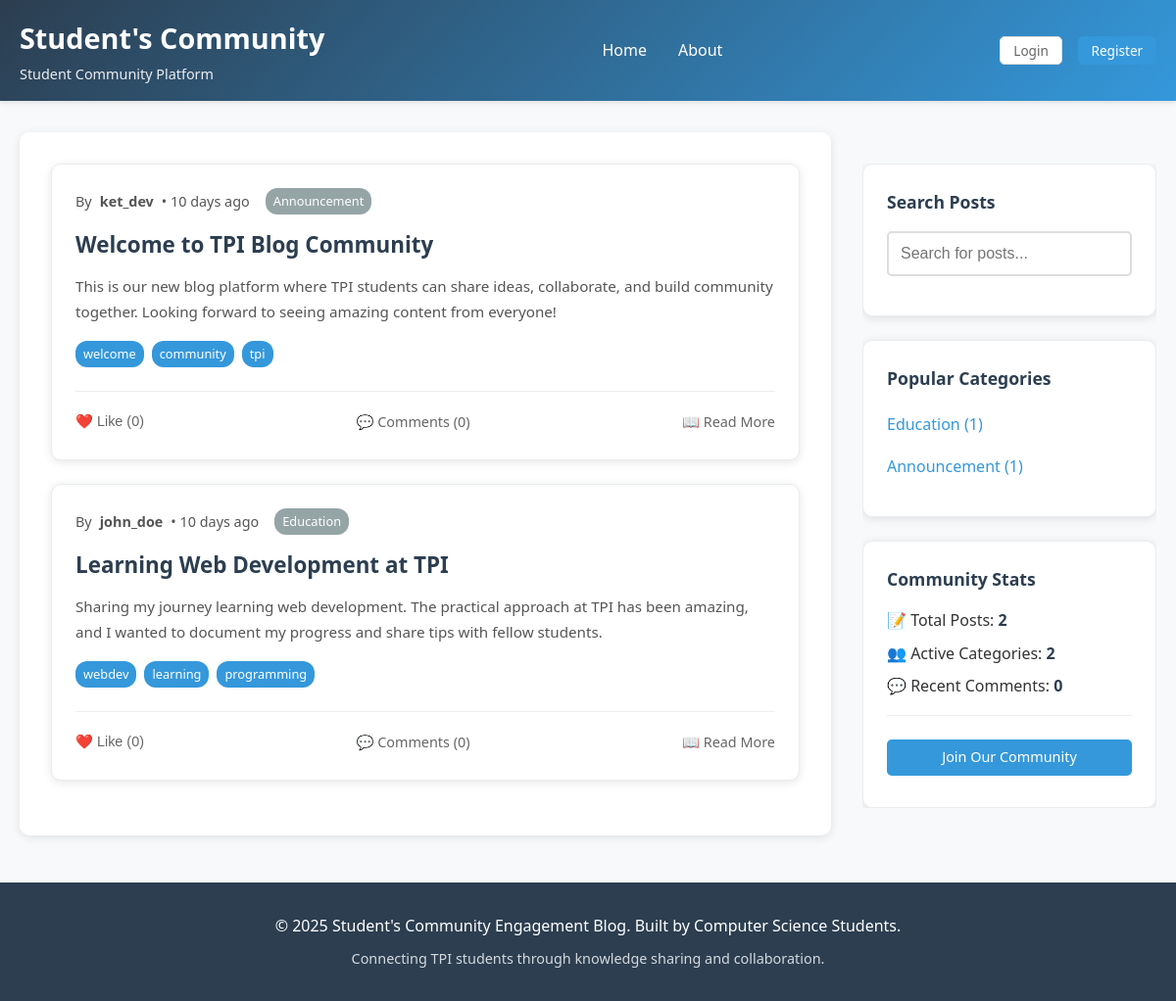
The app's page /, older data.
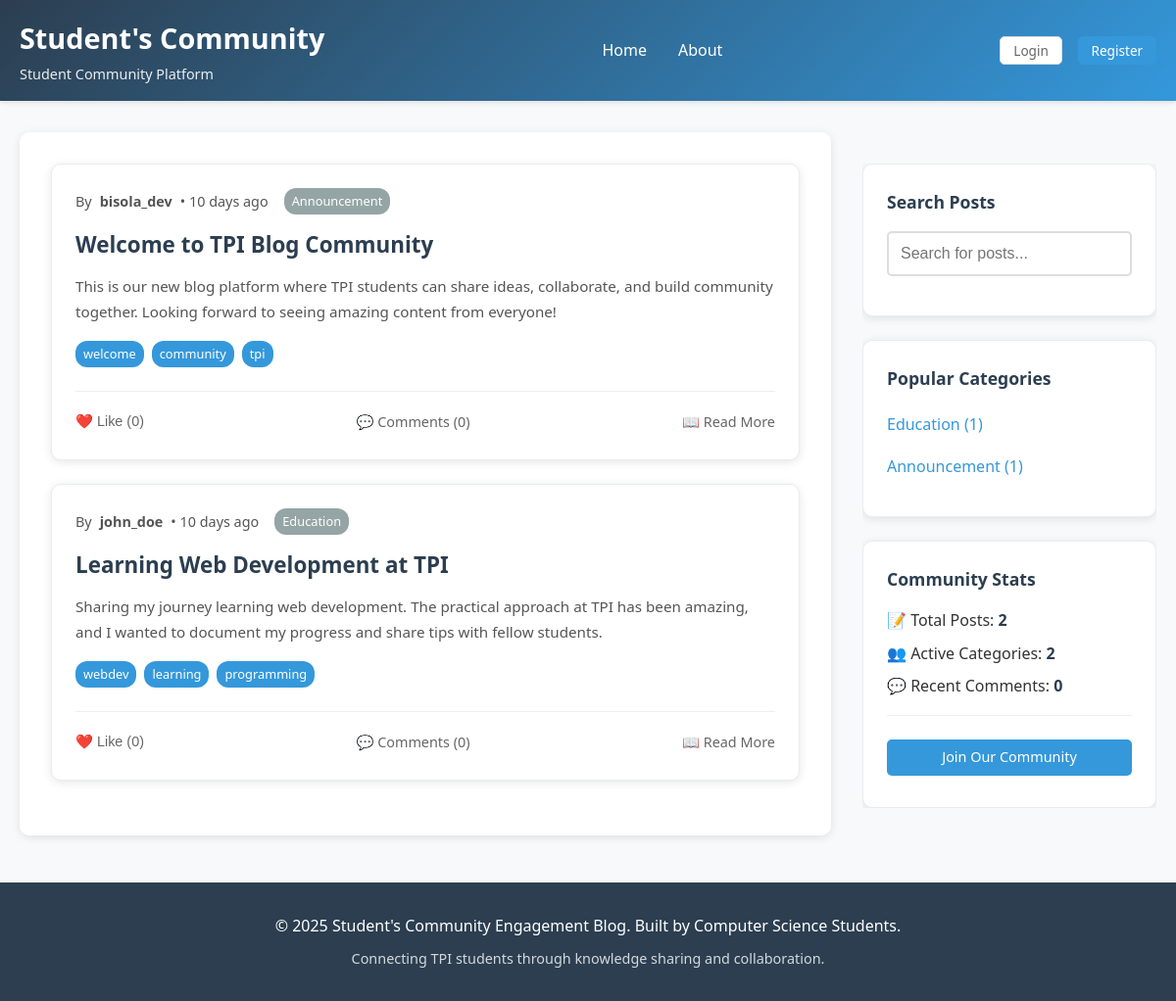
The same page, newer data.
### tables this page shows
CREATE TABLE posts (
    id INT AUTO_INCREMENT PRIMARY KEY,
    user_id INT NOT NULL,
    title VARCHAR(200) NOT NULL,
    content TEXT NOT NULL,
    category VARCHAR(50) DEFAULT 'General',
    tags VARCHAR(200),
    status ENUM('draft', 'published') DEFAULT 'published',
    views INT DEFAULT 0,
    created_at TIMESTAMP DEFAULT CURRENT_TIMESTAMP,
    updated_at TIMESTAMP DEFAULT CURRENT_TIMESTAMP ON UPDATE CURRENT_TIMESTAMP,
    FOREIGN KEY (user_id) REFERENCES users(id) ON DELETE CASCADE
);

CREATE TABLE users (
    id INT AUTO_INCREMENT PRIMARY KEY,
    username VARCHAR(50) UNIQUE NOT NULL,
    email VARCHAR(100) UNIQUE NOT NULL,
    password VARCHAR(255) NOT NULL,
    full_name VARCHAR(100) NOT NULL,
    department VARCHAR(50),
    student_id VARCHAR(20),
    profile_image VARCHAR(255) DEFAULT 'default-avatar.png',
    created_at TIMESTAMP DEFAULT CURRENT_TIMESTAMP,
    is_active BOOLEAN DEFAULT TRUE
);

### config/database.php (called while the page is built, shortened)
<?php
function timeAgo($datetime) {
    $time = time() - strtotime($datetime);
    if ($time < 2629746) return floor($time/86400) . ' days ago';
    return date('M j, Y', strtotime($datetime));
}
?>

### index.php (the view, shortened to what the changed rows need)
<?php
require_once 'includes/header.php';
$database = new Database();
$db = $database->connect();
$posts_per_page = 5;
$page = isset($_GET['page']) ? max(1, intval($_GET['page'])) : 1;
$offset = ($page - 1) * $posts_per_page;
$query = "
    SELECT p.*, u.username, u.full_name,
           COUNT(DISTINCT l.id) as like_count,
           COUNT(DISTINCT c.id) as comment_count
    FROM posts p
    LEFT JOIN users u ON p.user_id = u.id
    LEFT JOIN likes l ON p.id = l.post_id
    LEFT JOIN comments c ON p.id = c.post_id
    WHERE p.status = 'published'
    GROUP BY p.id
    ORDER BY p.created_at DESC
    LIMIT :limit OFFSET :offset
";
$stmt = $db->prepare($query);
$stmt->bindParam(':limit', $posts_per_page, PDO::PARAM_INT);
$stmt->bindParam(':offset', $offset, PDO::PARAM_INT);
$stmt->execute();
$posts = $stmt->fetchAll(PDO::FETCH_ASSOC);
?>
<div class="container">
    <div class="main-content">
        <main class="content">
            <?php if (empty($posts)): ?>
                <div style="text-align: center; padding: 3rem;">
                    <h2>Welcome to Student's Community Engagement Blog!</h2>
                    <p>No posts yet. Be the first to share your thoughts!</p>
                    <?php if (isLoggedIn()): ?>
                        <a href="create_post.php" class="btn btn-primary">Write Your First Post</a>
                    <?php else: ?>
                        <a href="register.php" class="btn btn-primary">Join Our Community</a>
                    <?php endif; ?>
                </div>
            <?php else: ?>
                <?php foreach ($posts as $post): ?>
                    <article class="post-card">
                        <div class="post-header">
                            <div class="post-meta">
                                By <strong><?php echo htmlspecialchars($post['username']); ?></strong>
                                • <?php echo timeAgo($post['created_at']); ?>
                                <?php if ($post['category']): ?>
                                    <span class="category-badge"><?php echo htmlspecialchars($post['category']); ?></span>
                                <?php endif; ?>
                            </div>
                        </div>
                        <h2 class="post-title">
                            <a href="post.php?id=<?php echo $post['id']; ?>">
                                <?php echo htmlspecialchars($post['title']); ?>
                            </a>
                        </h2>
                        <div class="post-content">
                            <?php
                            $content = strip_tags($post['content']);
                            echo htmlspecialchars(substr($content, 0, 200)) . (strlen($content) > 200 ? '...' : '');
                            ?>
                        </div>
                        <?php if ($post['tags']): ?>
                            <div class="tags">
                                <?php
                                $tags = explode(',', $post['tags']);
                                foreach ($tags as $tag):
                                    $tag = trim($tag);
                                    if ($tag):
                                ?>
                                    <span class="tag"><?php echo htmlspecialchars($tag); ?></span>
                                <?php
                                    endif;
                                endforeach;
                                ?>
                            </div>
                        <?php endif; ?>
                        <div class="post-actions">
                            <button class="action-btn like-btn" data-post-id="<?php echo $post['id']; ?>">
                                ❤️ Like (<?php echo $post['like_count']; ?>)
                            </button>
                            <a href="post.php?id=<?php echo $post['id']; ?>#comments" class="action-btn">
                                💬 Comments (<?php echo $post['comment_count']; ?>)
                            </a>
                            <a href="post.php?id=<?php echo $post['id']; ?>" class="action-btn">
                                📖 Read More
                            </a>
                        </div>
                    </article>
                <?php endforeach; ?>
            <?php endif; ?>
        </main>
    </div>
</div>
<?php require_once 'includes/footer.php'; ?>

Row changes from the older to the newer data that the page shows:
changed through a linked row, posts "Welcome to TPI Blog Community": user.username "ket_dev" → "bisola_dev"
